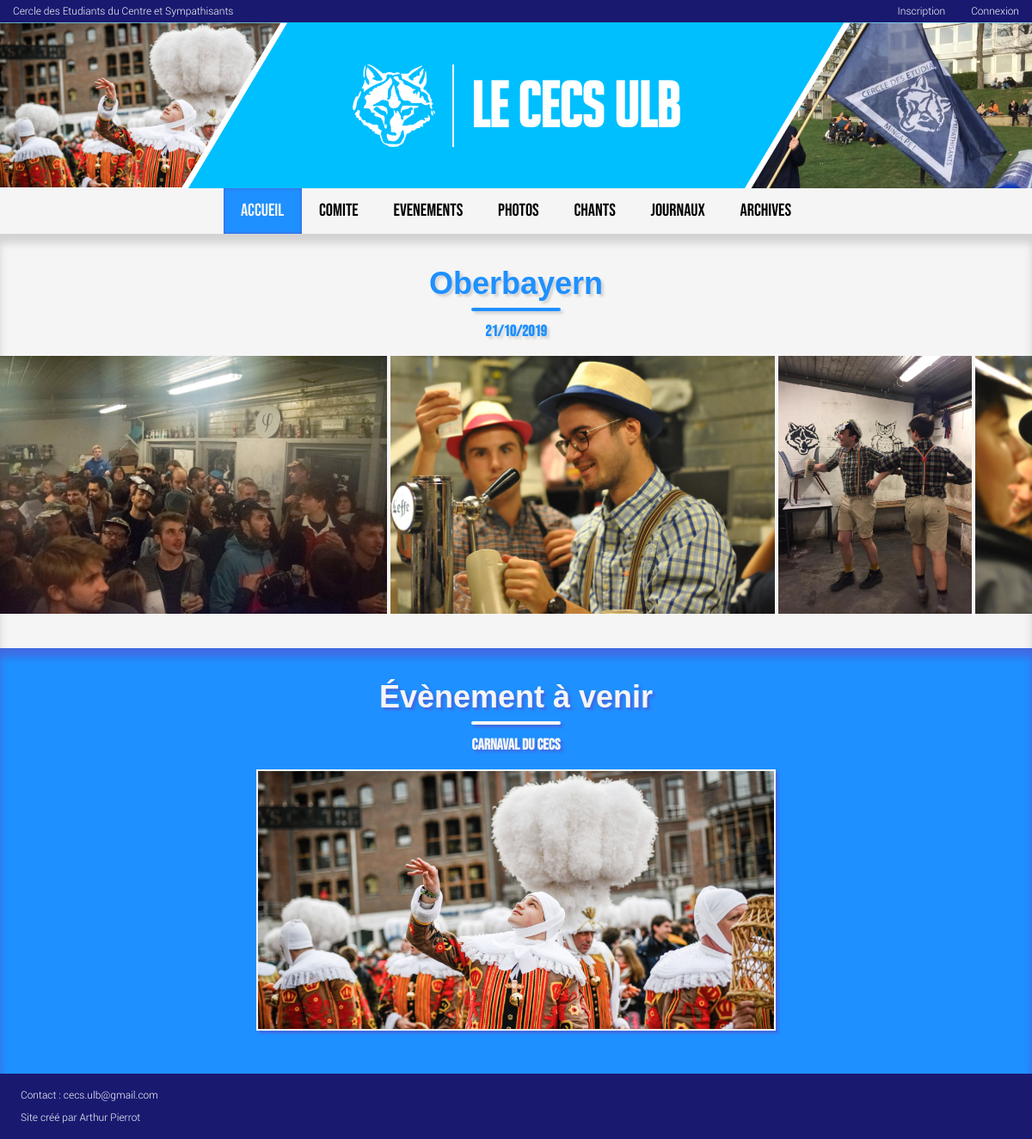
The page / on the database its author committed.
### main/models.py (models this page shows, shortened)
class Album(models.Model):
	name = models.CharField(max_length=30)
	pub_date = models.DateField()
	def get_photos(self):
		return Photo.objects.filter(album=self)

class Photo(models.Model):
	album = models.ForeignKey(Album, on_delete=models.CASCADE)
	image = models.ImageField(upload_to='gallery')

class Event(models.Model):
	name = models.CharField(max_length=30)
	affiche = models.ImageField(upload_to='affiches')
	facebook_link = models.URLField(max_length=200)
	pub_date = models.DateField(blank=True)
	description = models.TextField(blank=True)

### main/views.py (the view)
# urls.py: path('', views.IndexView.as_view(), name='index'),
class IndexView(generic.TemplateView):
	template_name = 'main/index.html'
	def get_context_data(self, **kwargs):
		context = super(IndexView, self).get_context_data(**kwargs)
		context['latest_album'] = Album.objects.order_by('pub_date').last()
		context['incoming_event'] = Event.objects.order_by('pub_date').last()
		return context

### main/templates/main/index.html (shortened to what this page needs)
{% extends "main/base.html" %}
{% load static %}
{% block navbar %}
    <ul>
        <li><a href="{% url 'main:index' %}" class="active">ACCUEIL</a></li>
        <li><a href="{% url 'main:comite' %}">COMITE</a></li>
        <li><a href="?">EVENEMENTS</a></li>
        <li><a href="{% url 'main:photo' %}">PHOTOS</a></li>
        <li><a href="?">CHANTS</a></li>
        <li><a href="?">JOURNAUX</a></li>
        <li><a href="?">ARCHIVES</a></li>
    </ul>
{% endblock %}
{% block content %}
    {% if latest_album %}
        <div class="last-event">
            <h2>{{ latest_album.name }}</h2>
            <h3>{{ latest_album.pub_date|date:'d/m/Y'}}</h3>
            <div class="photos">
                {% for photo in latest_album.get_photos %}
                    <img src="{{ photo.image.url }}" alt="">
                {% endfor %}
            </div>
        </div>
    {% endif %}
    {% if incoming_event %}
        <div class="incoming-event">
            <h2>Évènement à venir</h2>
            <a href="{% url 'main:event' incoming_event.id %}"><h3>{{ incoming_event.name }}</h3></a>
            <img src="{{ incoming_event.affiche.url }}" alt="">
        </div>
    {% endif %}
{% endblock %}

### main/static/main/style.css (style rules this page uses)
:root { --title-text-color: white; --title-bg-color: deepskyblue; --last-event-text-color: dodgerblue; --last-event-bg-color: whitesmoke; --last-event-shadow-color: lightgrey; --incoming-event-text-color: whitesmoke; --incoming-event-bg-color: dodgerblue; --incoming-event-shadow-color: royalblue; --comite-text-color: dodgerblue; --comite-bg-color: whitesmoke; --comite-shadow-color: lightgrey; --comite-bureau-text-color: whitesmoke; --comite-bureau-bg-color: dodgerblue; --comite-bureau-shadow-color: royalblue; }
.navbar ul { list-style-type: none; margin: 0; padding: 0; width: 100%; display: flex; justify-content: center; }
.navbar li { float: left; }
.navbar li a { display: block; padding: 0.7em 1em; text-decoration: none; text-align: center; font-family: "Bebas Neue", sans-serif; font-size: 1.7vw; color: black; }
.active { color: whitesmoke !important; background-color: dodgerblue !important; box-shadow: inset 0 0 3px 1px royalblue; }
body { margin: 0; padding: 0; background-color: whitesmoke; text-align: center; }
h2 { margin: 0; position: relative; padding-top: 3vw; text-align: center; font-family: "LEMONMILK-Regular", sans-serif; font-size: 3vw; }
h2:after { content: ""; position: absolute; top: 110%; left: 50%; width: 100px; border-radius: 4px; transform: translateX(-50%); }
h3 { left: auto; right: auto; padding-top: 0.5vw; text-align: center; font-family: "Bebas Neue", sans-serif; font-size: 1.5vw; }
a, a:visited { text-decoration: none; }
.last-event { background-color: var(--last-event-bg-color); box-shadow: inset 0 10px 10px var(--last-event-shadow-color); }
.last-event h2 { color: var(--last-event-text-color); text-shadow: 3px 3px 3px var(--last-event-shadow-color); }
.last-event h2::after { border: 2px solid var(--last-event-text-color); box-shadow: 3px 3px 3px var(--last-event-shadow-color); }
.last-event h3 { color: var(--last-event-text-color); text-shadow: 3px 3px 3px var(--last-event-shadow-color); }
.incoming-event { background-color: var(--incoming-event-bg-color); box-shadow: inset 0 10px 10px var(--incoming-event-shadow-color); padding-bottom: 50px; }
.incoming-event h2 { color: var(--incoming-event-text-color); text-shadow: 3px 3px 3px var(--incoming-event-shadow-color); }
.incoming-event h2::after { border: 2px solid var(--incoming-event-text-color); box-shadow: 3px 3px 3px var(--incoming-event-shadow-color); }
.incoming-event h3 { color: var(--incoming-event-text-color); text-shadow: 3px 3px 3px var(--incoming-event-shadow-color); }
.incoming-event a { display: inline-block; color: var(--incoming-event-text-color); }
.incoming-event img { display: block; margin-left: auto; margin-right: auto; width: 50%; height: auto; border: 2px solid var(--incoming-event-text-color); box-shadow: 3px 3px 3px var(--incoming-event-shadow-color); }
.photos { overflow: auto; white-space: nowrap; padding-bottom: 3vw; }
.photos img { height: 25vw; display: inline-block; }

### rows shown on the page
Album: name "Oberbayern", pub_date "21/10/2019"
Photo: image (picture)
Photo: image (picture)
Photo: image (picture)
Photo: image (picture)
Event: name "Carnaval du CECS", affiche (picture)
